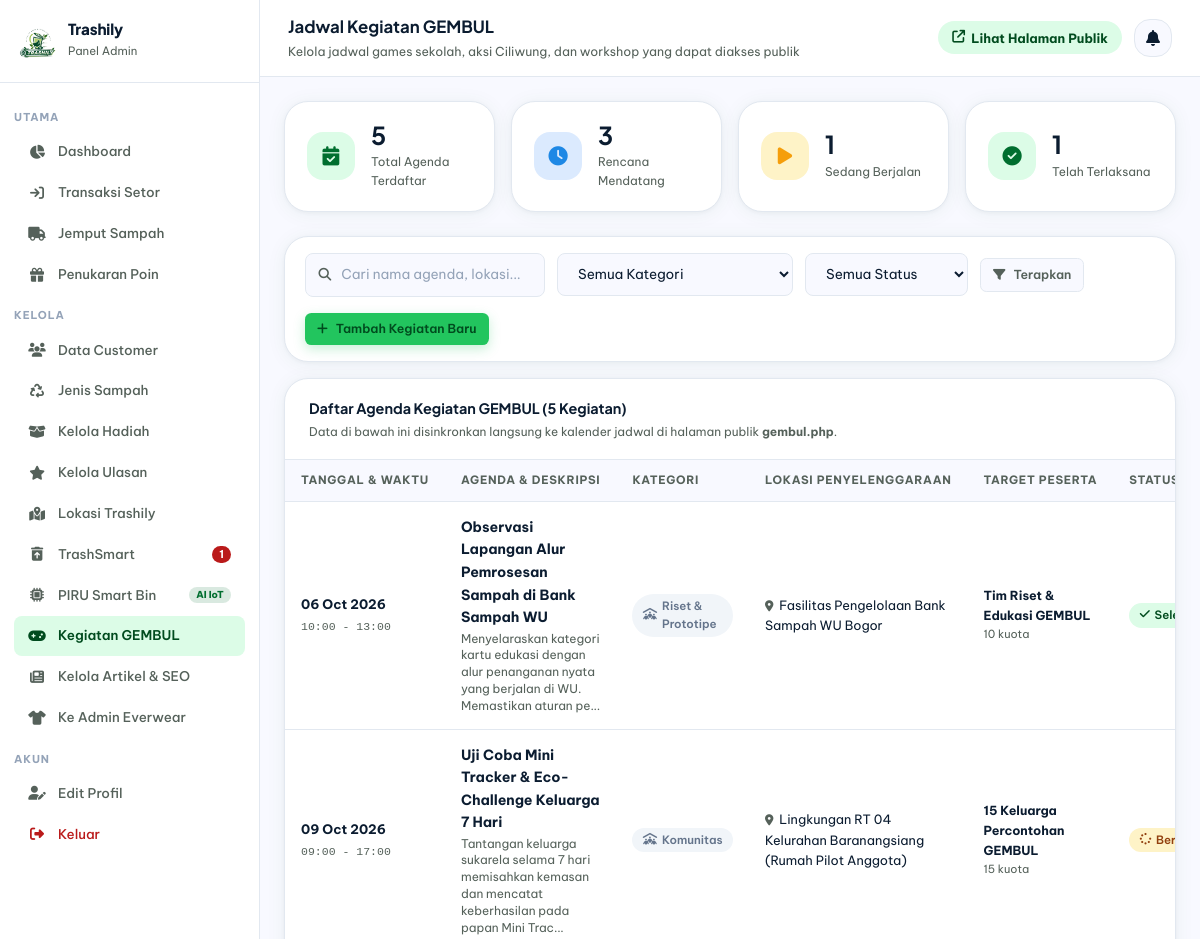
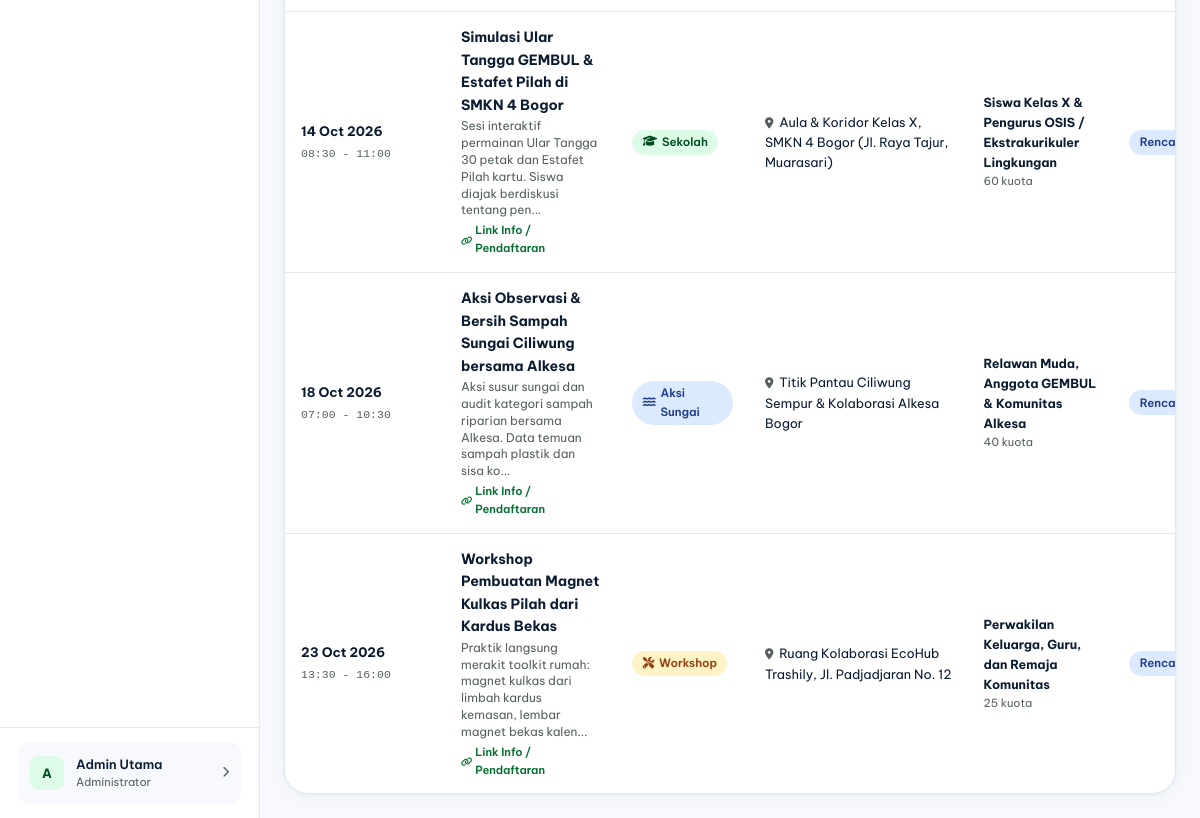
Page /admin/kelola-gembul.php (signed in) on the committed database (2 pictures, top to bottom).
### tables this page shows
CREATE TABLE `gembul_jadwal` (
  `id` int NOT NULL,
  `judul_kegiatan` varchar(255) NOT NULL,
  `kategori` enum('Sekolah','Komunitas','Aksi Sungai','Workshop','Riset & Prototipe') DEFAULT 'Sekolah',
  `tanggal` date NOT NULL,
  `waktu_mulai` time DEFAULT NULL,
  `waktu_selesai` time DEFAULT NULL,
  `lokasi` varchar(255) NOT NULL,
  `target_peserta` varchar(150) DEFAULT NULL,
  `kuota_peserta` int DEFAULT '0',
  `deskripsi` text NOT NULL,
  `status` enum('rencana','berjalan','selesai','dibatalkan') DEFAULT 'rencana',
  `link_pendaftaran` varchar(255) DEFAULT NULL,
  `created_at` datetime DEFAULT CURRENT_TIMESTAMP,
  `updated_at` datetime DEFAULT CURRENT_TIMESTAMP ON UPDATE CURRENT_TIMESTAMP
);

### admin/kelola-gembul.php (the view, shortened to what this page needs)
<?php
require_once __DIR__ . '/../config/database.php';
$stat_total    = $conn->query("SELECT COUNT(*) as c FROM gembul_jadwal")->fetch_assoc()['c'] ?? 0;
$stat_rencana  = $conn->query("SELECT COUNT(*) as c FROM gembul_jadwal WHERE status = 'rencana'")->fetch_assoc()['c'] ?? 0;
$stat_berjalan = $conn->query("SELECT COUNT(*) as c FROM gembul_jadwal WHERE status = 'berjalan'")->fetch_assoc()['c'] ?? 0;
$stat_selesai  = $conn->query("SELECT COUNT(*) as c FROM gembul_jadwal WHERE status = 'selesai'")->fetch_assoc()['c'] ?? 0;
$search          = trim($_GET['search'] ?? '');
$where_clauses = ["1=1"];
$where_sql = implode(' AND ', $where_clauses);
$stmtList  = $conn->prepare("SELECT * FROM gembul_jadwal WHERE $where_sql ORDER BY tanggal ASC, waktu_mulai ASC");
$stmtList->execute();
$jadwal_list = $stmtList->get_result();
?>
<!DOCTYPE html>
<html lang="id">
<head>
    <link rel="stylesheet" href="https://cdnjs.cloudflare.com/ajax/libs/font-awesome/6.5.0/css/all.min.css">
    <link rel="stylesheet" href="../assets/css/output.css">
</head>
<body>
<div class="layout">
    <?php include '../includes/sidebar_admin.php'; ?>
    <main class="main">
        <div class="topbar">
            <div class="topbar-left">
                <div>
                    <h1>Jadwal Kegiatan GEMBUL</h1>
                    <p>Kelola jadwal games sekolah, aksi Ciliwung, dan workshop yang dapat diakses publik</p>
                </div>
            </div>
            <div class="topbar-right">
                <a href="../gembul.php#jadwal" target="_blank" class="poin-badge" style="text-decoration:none;" title="Lihat bagaimana jadwal ditampilkan di halaman publik">
                    <i class="fa-solid fa-arrow-up-right-from-square"></i> Lihat Halaman Publik
                </a>
                <?php include '../includes/notif_admin.php'; ?>
            </div>
        </div>
        <div class="content">
            <div class="stats-grid">
                <div class="stat-card">
                    <div class="stat-icon green"><i class="fa-solid fa-calendar-check"></i></div>
                    <div class="stat-info">
                        <div class="stat-value"><?= $stat_total ?></div>
                        <div class="stat-label">Total Agenda Terdaftar</div>
                    </div>
                </div>
                <div class="stat-card">
                    <div class="stat-icon blue"><i class="fa-solid fa-clock"></i></div>
                    <div class="stat-info">
                        <div class="stat-value"><?= $stat_rencana ?></div>
                        <div class="stat-label">Rencana Mendatang</div>
                    </div>
                </div>
                <div class="stat-card">
                    <div class="stat-icon amber"><i class="fa-solid fa-play"></i></div>
                    <div class="stat-info">
                        <div class="stat-value"><?= $stat_berjalan ?></div>
                        <div class="stat-label">Sedang Berjalan</div>
                    </div>
                </div>
                <div class="stat-card">
                    <div class="stat-icon green"><i class="fa-solid fa-circle-check"></i></div>
                    <div class="stat-info">
                        <div class="stat-value"><?= $stat_selesai ?></div>
                        <div class="stat-label">Telah Terlaksana</div>
                    </div>
                </div>
            </div>
            <div class="card mb-4">
                <div class="card-body" style="padding: 1rem 1.25rem;">
                    <form method="GET" style="display:flex; flex-wrap:wrap; align-items:center; justify-content:space-between; gap:1rem;">
                        <div style="display:flex; flex-wrap:wrap; align-items:center; gap:.75rem;">
                            <div style="position:relative; min-width:240px;">
                                <input type="text" name="search" value="<?= htmlspecialchars($search) ?>" placeholder="Cari nama agenda, lokasi..."
                                       class="form-control" style="padding-left:2.2rem; font-size:.85rem;">
                                <i class="fa-solid fa-magnifying-glass" style="position:absolute; left:.85rem; top:50%; transform:translateY(-50%); color:var(--text-muted); font-size:.8rem;"></i>
                            </div>
                            <select name="kategori" class="form-control" style="width:auto; font-size:.85rem;" onchange="this.form.submit()">
                                <option value="">Semua Kategori</option>
                            </select>
                            <select name="status" class="form-control" style="width:auto; font-size:.85rem;" onchange="this.form.submit()">
                                <option value="">Semua Status</option>
                            </select>
                            <button type="submit" class="btn btn-ghost btn-sm">
                                <i class="fa-solid fa-filter"></i> Terapkan
                            </button>
                        </div>
                        <div>
                            <button type="button" class="btn btn-primary btn-sm" onclick="openTambahModal()">
                                <i class="fa-solid fa-plus"></i> Tambah Kegiatan Baru
                            </button>
                        </div>
                    </form>
                </div>
            </div>
            <div class="card">
                <div class="card-header">
                    <div>
                        <h3>Daftar Agenda Kegiatan GEMBUL (<?= $jadwal_list->num_rows ?> Kegiatan)</h3>
                        <p style="font-size:.75rem; color:var(--text-muted); margin-top:2px;">
                            Data di bawah ini disinkronkan langsung ke kalender jadwal di halaman publik <strong>gembul.php</strong>.
                        </p>
                    </div>
                </div>
                <div class="table-wrap">
                    <table>
                        <thead>
                            <tr>
                                <th style="width:130px;">Tanggal &amp; Waktu</th>
                                <th>Agenda &amp; Deskripsi</th>
                                <th style="width:110px;">Kategori</th>
                                <th>Lokasi Penyelenggaraan</th>
                                <th style="width:130px;">Target Peserta</th>
                                <th style="width:90px;">Status</th>
                            </tr>
                        </thead>
                        <tbody>
                            <?php if ($jadwal_list->num_rows === 0): ?>
                                <tr>
                                    <td colspan="7">
                                        <div class="empty-state">
                                            <div class="empty-icon"><i class="fa-solid fa-calendar-xmark"></i></div>
                                            <p>Belum ada jadwal kegiatan yang sesuai dengan kriteria filter.</p>
                                        </div>
                                    </td>
                                </tr>
                            <?php else: ?>
                                <?php while ($row = $jadwal_list->fetch_assoc()): ?>
                                <tr>
                                    <td>
                                        <strong style="color:var(--text-dark); display:block; font-size:.82rem;">
                                            <?= date('d M Y', strtotime($row['tanggal'])) ?>
                                        </strong>
                                        <span style="font-size:.72rem; color:var(--text-muted); font-family:monospace;">
                                            <?php if ($row['waktu_mulai']): ?>
                                                <?= substr($row['waktu_mulai'], 0, 5) ?> <?= $row['waktu_selesai'] ? '- ' . substr($row['waktu_selesai'], 0, 5) : 'WIB' ?>
                                            <?php else: ?>
                                                Fleksibel
                                            <?php endif; ?>
                                        </span>
                                    </td>
                                    <td>
                                        <div style="font-weight:700; color:var(--text-dark); font-size:.88rem; margin-bottom:2px;">
                                            <?= htmlspecialchars($row['judul_kegiatan']) ?>
                                        </div>
                                        <div style="font-size:.75rem; color:var(--text-muted); line-height:1.4; max-width:320px;">
                                            <?= htmlspecialchars(mb_strimwidth($row['deskripsi'], 0, 110, '...')) ?>
                                        </div>
                                        <?php if ($row['link_pendaftaran']): ?>
                                            <a href="<?= htmlspecialchars($row['link_pendaftaran']) ?>" target="_blank" style="font-size:.7rem; color:var(--color-primary); font-weight:600; text-decoration:none; display:inline-flex; align-items:center; gap:3px; margin-top:3px;">
                                                <i class="fa-solid fa-link text-[9px]"></i> Link Info / Pendaftaran
                                            </a>
                                        <?php endif; ?>
                                    </td>
                                    <td>
                                        <?php if ($row['kategori'] === 'Sekolah'): ?>
                                            <span class="badge badge-green"><i class="fa-solid fa-graduation-cap"></i> Sekolah</span>
                                        <?php elseif ($row['kategori'] === 'Aksi Sungai'): ?>
                                            <span class="badge badge-blue"><i class="fa-solid fa-water"></i> Aksi Sungai</span>
                                        <?php elseif ($row['kategori'] === 'Workshop'): ?>
                                            <span class="badge badge-amber"><i class="fa-solid fa-screwdriver-wrench"></i> Workshop</span>
                                        <?php else: ?>
                                            <span class="badge badge-gray"><i class="fa-solid fa-people-roof"></i> <?= htmlspecialchars($row['kategori']) ?></span>
                                        <?php endif; ?>
                                    </td>
                                    <td style="font-size:.8rem; color:var(--text-body);">
                                        <i class="fa-solid fa-location-dot" style="font-size:.7rem; color:var(--text-muted); margin-right:3px;"></i>
                                        <?= htmlspecialchars($row['lokasi']) ?>
                                    </td>
                                    <td style="font-size:.78rem; color:var(--text-body);">
                                        <strong><?= htmlspecialchars($row['target_peserta'] ?: '-') ?></strong>
                                        <?php if ($row['kuota_peserta'] > 0): ?>
                                            <div style="font-size:.7rem; color:var(--text-muted);"><?= $row['kuota_peserta'] ?> kuota</div>
                                        <?php endif; ?>
                                    </td>
                                    <td>
                                        <?php if ($row['status'] === 'rencana'): ?>
                                            <span class="badge badge-blue">Rencana</span>
                                        <?php elseif ($row['status'] === 'berjalan'): ?>
                                            <span class="badge badge-amber"><i class="fa-solid fa-spinner fa-spin"></i> Berjalan</span>
                                        <?php elseif ($row['status'] === 'selesai'): ?>
                                            <span class="badge badge-green"><i class="fa-solid fa-check"></i> Selesai</span>
                                        <?php else: ?>
                                            <span class="badge badge-red">Dibatalkan</span>
                                        <?php endif; ?>
                                    </td>
                                </tr>
                                <?php endwhile; ?>
                            <?php endif; ?>
                        </tbody>
                    </table>
                </div>
            </div>
        </div>
    </main>
</div>
</body>
</html>

### rows in the picture
gembul_jadwal: tanggal "06 Oct 2026", waktu_mulai "10:00", waktu_selesai "13:00", judul_kegiatan "Observasi Lapangan Alur Pemrosesan Sampah di Bank Sampah WU", deskripsi "Menyelaraskan kategori kartu edukasi dengan alur penanganan nyata yang berjalan di WU. Memastikan aturan pe...", kategori "Riset & Prototipe", lokasi "Fasilitas Pengelolaan Bank Sampah WU Bogor", target_peserta "Tim Riset & Edukasi GEMBUL", kuota_peserta "10", status "selesai" (drawn)
gembul_jadwal: tanggal "09 Oct 2026", waktu_mulai "09:00", waktu_selesai "17:00", judul_kegiatan "Uji Coba Mini Tracker & Eco-Challenge Keluarga 7 Hari", deskripsi "Tantangan keluarga sukarela selama 7 hari memisahkan kemasan dan mencatat keberhasilan pada papan Mini Trac...", kategori "Komunitas", lokasi "Lingkungan RT 04 Kelurahan Baranangsiang (Rumah Pilot Anggota)", target_peserta "15 Keluarga Percontohan GEMBUL", kuota_peserta "15", status "berjalan" (drawn)
gembul_jadwal: tanggal "14 Oct 2026", waktu_mulai "08:30", waktu_selesai "11:00", judul_kegiatan "Simulasi Ular Tangga GEMBUL & Estafet Pilah di SMKN 4 Bogor", deskripsi "Sesi interaktif permainan Ular Tangga 30 petak dan Estafet Pilah kartu. Siswa diajak berdiskusi tentang pen...", kategori "Sekolah" (drawn), lokasi "Aula & Koridor Kelas X, SMKN 4 Bogor (Jl. Raya Tajur, Muarasari)", target_peserta "Siswa Kelas X & Pengurus OSIS / Ekstrakurikuler Lingkungan", kuota_peserta "60", status "Rencana"
gembul_jadwal: tanggal "18 Oct 2026", waktu_mulai "07:00", waktu_selesai "10:30", judul_kegiatan "Aksi Observasi & Bersih Sampah Sungai Ciliwung bersama Alkesa", deskripsi "Aksi susur sungai dan audit kategori sampah riparian bersama Alkesa. Data temuan sampah plastik dan sisa ko...", kategori "Aksi Sungai" (drawn), lokasi "Titik Pantau Ciliwung Sempur & Kolaborasi Alkesa Bogor", target_peserta "Relawan Muda, Anggota GEMBUL & Komunitas Alkesa", kuota_peserta "40", status "Rencana"
gembul_jadwal: tanggal "23 Oct 2026", waktu_mulai "13:30", waktu_selesai "16:00", judul_kegiatan "Workshop Pembuatan Magnet Kulkas Pilah dari Kardus Bekas", deskripsi "Praktik langsung merakit toolkit rumah: magnet kulkas dari limbah kardus kemasan, lembar magnet bekas kalen...", kategori "Workshop" (drawn), lokasi "Ruang Kolaborasi EcoHub Trashily, Jl. Padjadjaran No. 12", target_peserta "Perwakilan Keluarga, Guru, dan Remaja Komunitas", kuota_peserta "25", status "Rencana"

### other values in the picture
$nav_ts_warn_count "1"
substr($_SESSION['nama'] ?? 'A', 0, 1) "A"
$_SESSION['nama'] "Admin Utama"
$stat_total "5"
$stat_rencana "3"
$stat_berjalan "1"
$stat_selesai "1"
$jadwal_list->num_rows "5"
